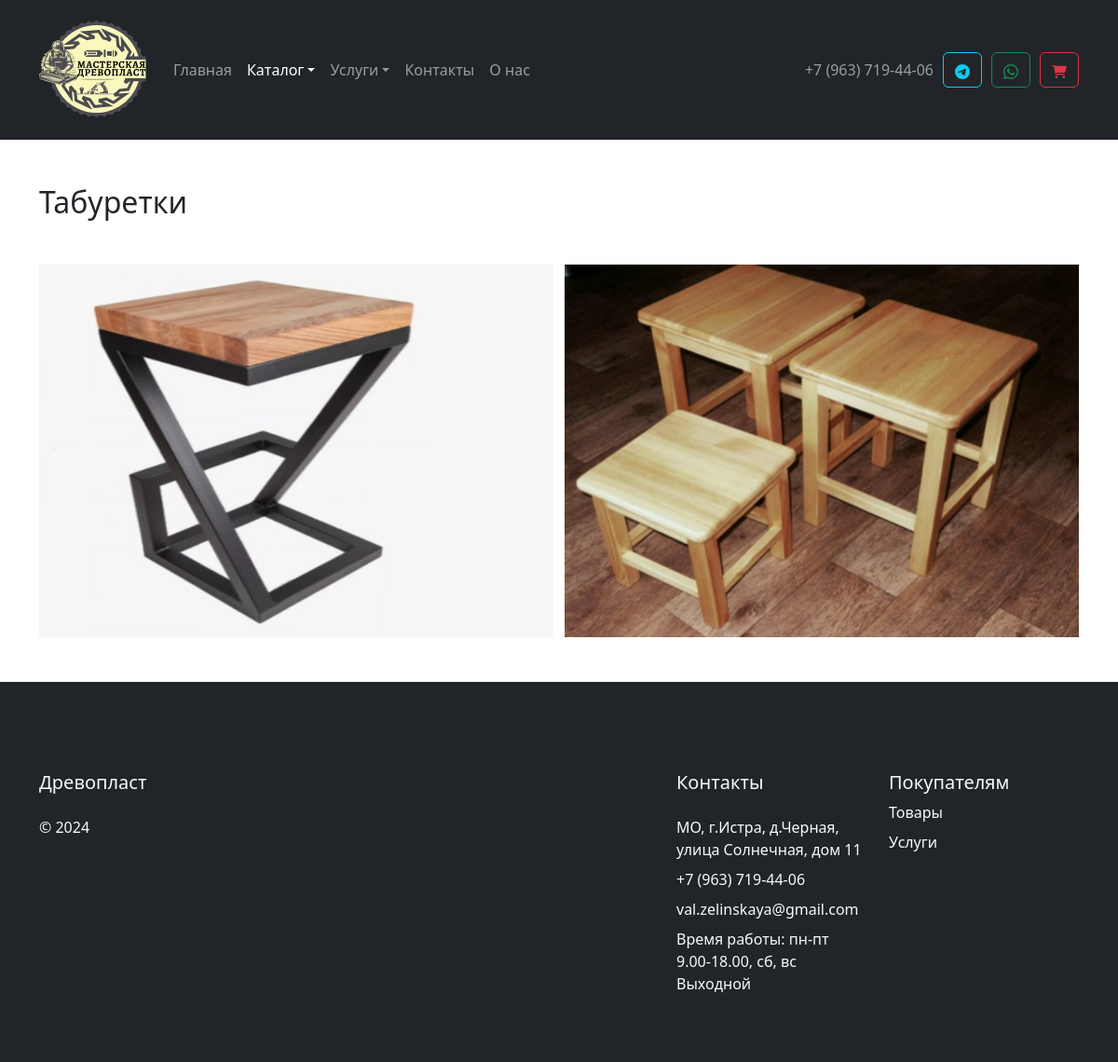
The page /catalog/stools/index.php on the database its author committed.
### tables this page shows
CREATE TABLE `categories` (
  `id` int(3) NOT NULL,
  `name` varchar(100) NOT NULL,
  `image` varchar(100) NOT NULL,
  `description` varchar(1000) NOT NULL,
  `category_link` varchar(50) NOT NULL,
  `category_order` int(11) NOT NULL COMMENT 'Порядок вывода на странице'
);

CREATE TABLE `subcategories` (
  `id` int(10) NOT NULL,
  `name` varchar(100) NOT NULL,
  `image` varchar(100) NOT NULL,
  `link` varchar(100) NOT NULL,
  `category` int(10) NOT NULL,
  `description` varchar(100) NOT NULL
);

### catalog/stools/index.php (called while the page is built)
<?
$category_id = 2;
$folder = 'stools';
require($_SERVER['DOCUMENT_ROOT'] . '/catalog/show_subcategories.php');

### catalog/show_subcategories.php (the view, shortened to what this page needs)
<?
include_once $_SERVER['DOCUMENT_ROOT'] . "/modules/header.php";
require($_SERVER['DOCUMENT_ROOT'] . '/database/db.php');
$sql = 'SELECT * FROM subcategories WHERE category = ' . $category_id;
$result = $conn->query($sql);
$category_name = $conn->query('SELECT name FROM categories WHERE id = ' . $category_id)->fetch_assoc();
if ($result->num_rows != 0) {
  $subcategories = $result->fetch_all(MYSQLI_ASSOC);
}
?>
<div class="container my-5">
  <h2 class="mb-5"><?= $category_name['name'] ?></h2>
  <div class="subcategories-wrapper d-flex justify-content-between">
    <?php foreach ($subcategories as $subcategory): ?>
      <div class="subcategory-card">
        <a href="<?= '/catalog/' . $folder . '/products?sub=' . $subcategory['id']; ?>">
          <img class="subcategory-img" src="/assets/images/subcategories/<?= $subcategory['image'];?>" alt="">
        </a>
      </div>
    <?php endforeach; ?>
  </div>
</div>
<? include_once $_SERVER['DOCUMENT_ROOT'] . "/modules/footer.php"; ?>

### assets/css/style.css (style rules this page uses)
body { min-height: 100vh; display: flex; flex-direction: column; }
.subcategories-wrapper { flex: 1; flex-wrap: wrap; row-gap: 10px; }
.subcategory-card { box-sizing: border-box; width: 49.5%; height: 400px; cursor: pointer; position: relative; }
.subcategory-img { width: 100%; height: 100%; position: absolute; }

### rows shown on the page
categories: name "Табуретки"
subcategories: image (picture)
subcategories: image (picture)
